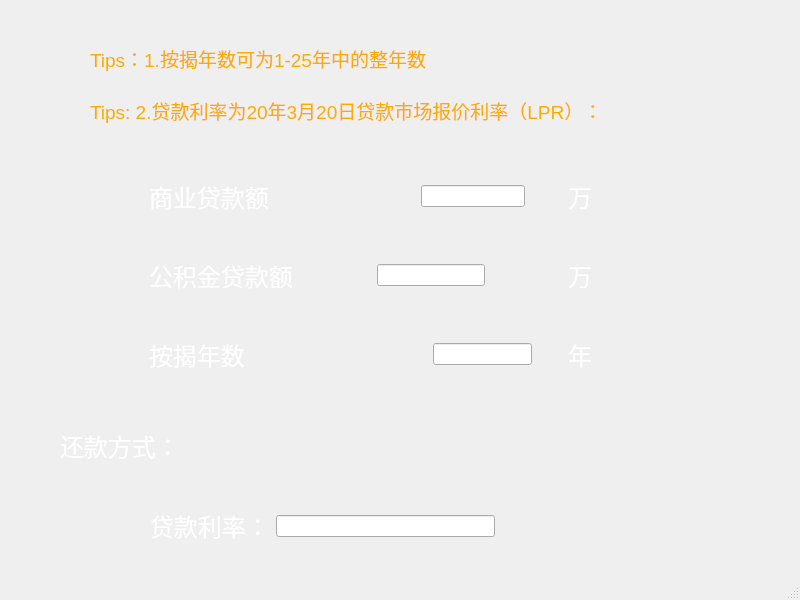
<?xml version="1.0" encoding="UTF-8"?>
<ui version="4.0">
 <class>Getinformation3</class>
 <widget class="QMainWindow" name="Getinformation3">
  <property name="geometry">
   <rect>
    <x>0</x>
    <y>0</y>
    <width>800</width>
    <height>600</height>
   </rect>
  </property>
  <property name="windowTitle">
   <string>MainWindow</string>
  </property>
  <widget class="QWidget" name="centralwidget">
   <widget class="QLabel" name="label_7">
    <property name="geometry">
     <rect>
      <x>90</x>
      <y>40</y>
      <width>733</width>
      <height>37</height>
     </rect>
    </property>
    <property name="text">
     <string>&lt;html&gt;&lt;head/&gt;&lt;body&gt;&lt;p&gt;&lt;span style=&quot; font-size:14pt; color:#ffaa00;&quot;&gt;Tips：1.按揭年数可为1-25年中的整年数&lt;/span&gt;&lt;/p&gt;&lt;/body&gt;&lt;/html&gt;</string>
    </property>
   </widget>
   <widget class="QLabel" name="label_8">
    <property name="geometry">
     <rect>
      <x>90</x>
      <y>80</y>
      <width>741</width>
      <height>61</height>
     </rect>
    </property>
    <property name="text">
     <string>&lt;html&gt;&lt;head/&gt;&lt;body&gt;&lt;p&gt;&lt;span style=&quot; font-size:14pt; color:#ffaa00;&quot;&gt;Tips: 2.贷款利率为20年3月20日贷款市场报价利率（LPR）：&lt;/span&gt;&lt;/p&gt;&lt;/body&gt;&lt;/html&gt;</string>
    </property>
   </widget>
   <widget class="QLabel" name="label_9">
    <property name="geometry">
     <rect>
      <x>60</x>
      <y>420</y>
      <width>161</width>
      <height>51</height>
     </rect>
    </property>
    <property name="text">
     <string>&lt;html&gt;&lt;head/&gt;&lt;body&gt;&lt;p&gt;&lt;span style=&quot; font-size:18pt; color:#ffffff;&quot;&gt;还款方式：&lt;/span&gt;&lt;/p&gt;&lt;/body&gt;&lt;/html&gt;</string>
    </property>
   </widget>
   <widget class="QWidget" name="widget_4" native="true">
    <property name="geometry">
     <rect>
      <x>140</x>
      <y>170</y>
      <width>461</width>
      <height>211</height>
     </rect>
    </property>
    <layout class="QVBoxLayout" name="verticalLayout">
     <item>
      <widget class="QWidget" name="widget" native="true">
       <layout class="QHBoxLayout" name="horizontalLayout">
        <item>
         <widget class="QLabel" name="label">
          <property name="text">
           <string>&lt;html&gt;&lt;head/&gt;&lt;body&gt;&lt;p&gt;&lt;span style=&quot; font-size:18pt; color:#ffffff;&quot;&gt;商业贷款额&lt;/span&gt;&lt;/p&gt;&lt;/body&gt;&lt;/html&gt;</string>
          </property>
         </widget>
        </item>
        <item>
         <spacer name="horizontalSpacer">
          <property name="orientation">
           <enum>Qt::Horizontal</enum>
          </property>
          <property name="sizeHint" stdset="0">
           <size>
            <width>40</width>
            <height>20</height>
           </size>
          </property>
         </spacer>
        </item>
        <item>
         <spacer name="horizontalSpacer_9">
          <property name="orientation">
           <enum>Qt::Horizontal</enum>
          </property>
          <property name="sizeHint" stdset="0">
           <size>
            <width>40</width>
            <height>20</height>
           </size>
          </property>
         </spacer>
        </item>
        <item>
         <spacer name="horizontalSpacer_10">
          <property name="orientation">
           <enum>Qt::Horizontal</enum>
          </property>
          <property name="sizeHint" stdset="0">
           <size>
            <width>40</width>
            <height>20</height>
           </size>
          </property>
         </spacer>
        </item>
        <item>
         <spacer name="horizontalSpacer_13">
          <property name="orientation">
           <enum>Qt::Horizontal</enum>
          </property>
          <property name="sizeHint" stdset="0">
           <size>
            <width>40</width>
            <height>20</height>
           </size>
          </property>
         </spacer>
        </item>
        <item>
         <widget class="QLineEdit" name="lineEdit1"/>
        </item>
        <item>
         <spacer name="horizontalSpacer_6">
          <property name="orientation">
           <enum>Qt::Horizontal</enum>
          </property>
          <property name="sizeHint" stdset="0">
           <size>
            <width>40</width>
            <height>20</height>
           </size>
          </property>
         </spacer>
        </item>
        <item>
         <widget class="QLabel" name="label_2">
          <property name="text">
           <string>&lt;html&gt;&lt;head/&gt;&lt;body&gt;&lt;p&gt;&lt;span style=&quot; font-size:18pt; color:#ffffff;&quot;&gt;万&lt;/span&gt;&lt;/p&gt;&lt;/body&gt;&lt;/html&gt;</string>
          </property>
         </widget>
        </item>
       </layout>
      </widget>
     </item>
     <item>
      <spacer name="verticalSpacer">
       <property name="orientation">
        <enum>Qt::Vertical</enum>
       </property>
       <property name="sizeHint" stdset="0">
        <size>
         <width>20</width>
         <height>40</height>
        </size>
       </property>
      </spacer>
     </item>
     <item>
      <widget class="QWidget" name="widget_2" native="true">
       <layout class="QHBoxLayout" name="horizontalLayout_2">
        <item>
         <widget class="QLabel" name="label_3">
          <property name="text">
           <string>&lt;html&gt;&lt;head/&gt;&lt;body&gt;&lt;p&gt;&lt;span style=&quot; font-size:18pt; color:#ffffff;&quot;&gt;公积金贷款额&lt;/span&gt;&lt;/p&gt;&lt;/body&gt;&lt;/html&gt;</string>
          </property>
         </widget>
        </item>
        <item>
         <spacer name="horizontalSpacer_3">
          <property name="orientation">
           <enum>Qt::Horizontal</enum>
          </property>
          <property name="sizeHint" stdset="0">
           <size>
            <width>40</width>
            <height>20</height>
           </size>
          </property>
         </spacer>
        </item>
        <item>
         <widget class="QLineEdit" name="lineEdit2"/>
        </item>
        <item>
         <spacer name="horizontalSpacer_5">
          <property name="orientation">
           <enum>Qt::Horizontal</enum>
          </property>
          <property name="sizeHint" stdset="0">
           <size>
            <width>40</width>
            <height>20</height>
           </size>
          </property>
         </spacer>
        </item>
        <item>
         <widget class="QLabel" name="label_4">
          <property name="text">
           <string>&lt;html&gt;&lt;head/&gt;&lt;body&gt;&lt;p&gt;&lt;span style=&quot; font-size:18pt; color:#ffffff;&quot;&gt;万&lt;/span&gt;&lt;/p&gt;&lt;/body&gt;&lt;/html&gt;</string>
          </property>
         </widget>
        </item>
       </layout>
      </widget>
     </item>
     <item>
      <spacer name="verticalSpacer_2">
       <property name="orientation">
        <enum>Qt::Vertical</enum>
       </property>
       <property name="sizeHint" stdset="0">
        <size>
         <width>20</width>
         <height>40</height>
        </size>
       </property>
      </spacer>
     </item>
     <item>
      <widget class="QWidget" name="widget_3" native="true">
       <layout class="QHBoxLayout" name="horizontalLayout_3">
        <item>
         <widget class="QLabel" name="label_5">
          <property name="text">
           <string>&lt;html&gt;&lt;head/&gt;&lt;body&gt;&lt;p&gt;&lt;span style=&quot; font-size:18pt; color:#ffffff;&quot;&gt;按揭年数&lt;/span&gt;&lt;/p&gt;&lt;/body&gt;&lt;/html&gt;</string>
          </property>
         </widget>
        </item>
        <item>
         <spacer name="horizontalSpacer_2">
          <property name="orientation">
           <enum>Qt::Horizontal</enum>
          </property>
          <property name="sizeHint" stdset="0">
           <size>
            <width>40</width>
            <height>20</height>
           </size>
          </property>
         </spacer>
        </item>
        <item>
         <spacer name="horizontalSpacer_7">
          <property name="orientation">
           <enum>Qt::Horizontal</enum>
          </property>
          <property name="sizeHint" stdset="0">
           <size>
            <width>40</width>
            <height>20</height>
           </size>
          </property>
         </spacer>
        </item>
        <item>
         <spacer name="horizontalSpacer_8">
          <property name="orientation">
           <enum>Qt::Horizontal</enum>
          </property>
          <property name="sizeHint" stdset="0">
           <size>
            <width>40</width>
            <height>20</height>
           </size>
          </property>
         </spacer>
        </item>
        <item>
         <spacer name="horizontalSpacer_11">
          <property name="orientation">
           <enum>Qt::Horizontal</enum>
          </property>
          <property name="sizeHint" stdset="0">
           <size>
            <width>40</width>
            <height>20</height>
           </size>
          </property>
         </spacer>
        </item>
        <item>
         <spacer name="horizontalSpacer_12">
          <property name="orientation">
           <enum>Qt::Horizontal</enum>
          </property>
          <property name="sizeHint" stdset="0">
           <size>
            <width>40</width>
            <height>20</height>
           </size>
          </property>
         </spacer>
        </item>
        <item>
         <spacer name="horizontalSpacer_14">
          <property name="orientation">
           <enum>Qt::Horizontal</enum>
          </property>
          <property name="sizeHint" stdset="0">
           <size>
            <width>40</width>
            <height>20</height>
           </size>
          </property>
         </spacer>
        </item>
        <item>
         <widget class="QLineEdit" name="lineEdit3"/>
        </item>
        <item>
         <spacer name="horizontalSpacer_4">
          <property name="orientation">
           <enum>Qt::Horizontal</enum>
          </property>
          <property name="sizeHint" stdset="0">
           <size>
            <width>40</width>
            <height>20</height>
           </size>
          </property>
         </spacer>
        </item>
        <item>
         <widget class="QLabel" name="label_6">
          <property name="text">
           <string>&lt;html&gt;&lt;head/&gt;&lt;body&gt;&lt;p&gt;&lt;span style=&quot; font-size:18pt; color:#ffffff;&quot;&gt;年&lt;/span&gt;&lt;/p&gt;&lt;/body&gt;&lt;/html&gt;</string>
          </property>
         </widget>
        </item>
       </layout>
      </widget>
     </item>
    </layout>
   </widget>
   <widget class="QWidget" name="widget_5" native="true">
    <property name="geometry">
     <rect>
      <x>150</x>
      <y>500</y>
      <width>345</width>
      <height>52</height>
     </rect>
    </property>
    <layout class="QHBoxLayout" name="horizontalLayout_4">
     <item>
      <widget class="QLabel" name="label_10">
       <property name="text">
        <string>&lt;html&gt;&lt;head/&gt;&lt;body&gt;&lt;p&gt;&lt;span style=&quot; font-size:18pt; color:#ffffff;&quot;&gt;贷款利率：&lt;/span&gt;&lt;/p&gt;&lt;/body&gt;&lt;/html&gt;</string>
       </property>
      </widget>
     </item>
     <item>
      <widget class="QLineEdit" name="lineEdit"/>
     </item>
    </layout>
   </widget>
  </widget>
  <widget class="QMenuBar" name="menubar">
   <property name="geometry">
    <rect>
     <x>0</x>
     <y>0</y>
     <width>800</width>
     <height>26</height>
    </rect>
   </property>
  </widget>
  <widget class="QStatusBar" name="statusbar"/>
 </widget>
 <resources/>
 <connections/>
</ui>
